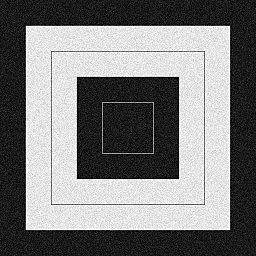
#> input picture 04_opencv/img/gaussian_noise.jpg, 256 x 256 px
$ python blur_bilateral.py
#> lines starting #> are read from the running program, lines starting #| are printed output that depends on the picture
# 바이레터럴 필터

import cv2
import numpy as np

img = cv2.imread("../img/gaussian_noise.jpg")
#> img is the input picture: shape (256, 256, 3); min 0, max 255, mean 122.3

# @가우시안 필터 적용
blur1 = cv2.GaussianBlur(img, (5,5), 0)
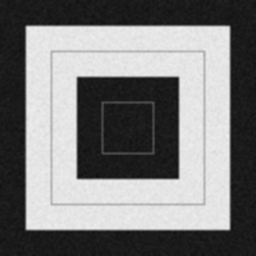
#> blur1: shape (256, 256, 3); min 15, max 240, mean 122.3

# @바이레터럴 필터 적용
blur2 = cv2.bilateralFilter(img, 5, 75, 75)

# @이미지 출력
merged = np.hstack((img, blur1, blur2))
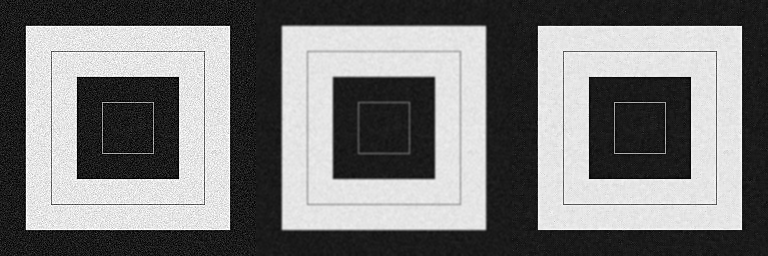
#> merged: shape (256, 768, 3); min 0, max 255, mean 122.3
cv2.imshow('bilateral', merged)
cv2.waitKey(0)
cv2.destroyAllWindows()
